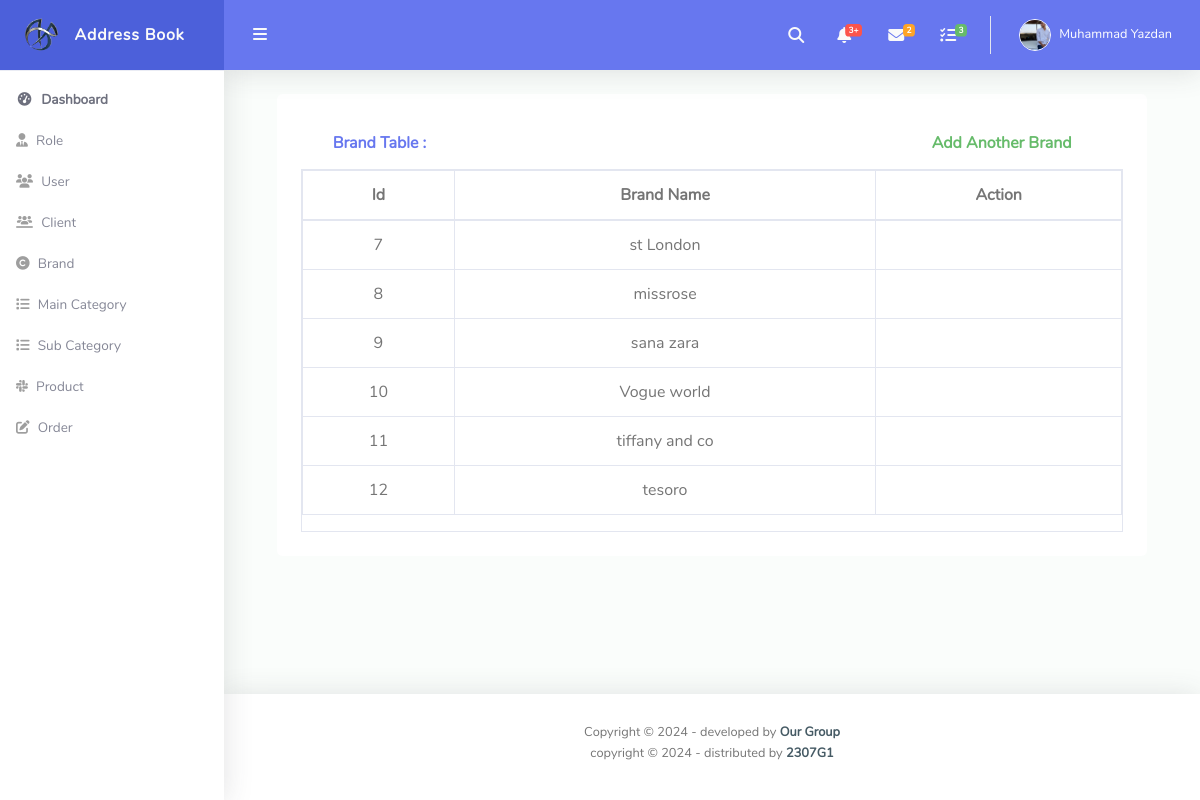
The app's page /admin/brand_show.php with its own data.
### tables this page shows
CREATE TABLE `brand` (
  `id` int(11) NOT NULL,
  `brand_name` varchar(255) NOT NULL
);

### admin/brand_show.php (the view, shortened to what this page needs)
<?php
include("./header.php");
$sql = "select * from brand";
$result = mysqli_query($con, $sql);
?>
<div id="content-wrapper" class="d-flex flex-column">
    <div id="content">
        <nav class="navbar navbar-expand navbar-light bg-navbar topbar mb-4 static-top">
            <button id="sidebarToggleTop" class="btn btn-link rounded-circle mr-3">
                <i class="fa fa-bars"></i>
            </button>
            <ul class="navbar-nav ml-auto">
                <li class="nav-item dropdown no-arrow">
                    <a class="nav-link dropdown-toggle" href="#" id="searchDropdown" role="button" data-toggle="dropdown" aria-haspopup="true" aria-expanded="false">
                        <i class="fas fa-search fa-fw"></i>
                    </a>
                </li>
                <li class="nav-item dropdown no-arrow mx-1">
                    <a class="nav-link dropdown-toggle" href="#" id="alertsDropdown" role="button" data-toggle="dropdown" aria-haspopup="true" aria-expanded="false">
                        <i class="fas fa-bell fa-fw"></i>
                        <span class="badge badge-danger badge-counter">3+</span>
                    </a>
                </li>
                <li class="nav-item dropdown no-arrow mx-1">
                    <a class="nav-link dropdown-toggle" href="#" id="messagesDropdown" role="button" data-toggle="dropdown" aria-haspopup="true" aria-expanded="false">
                        <i class="fas fa-envelope fa-fw"></i>
                        <span class="badge badge-warning badge-counter">2</span>
                    </a>
                </li>
                <li class="nav-item dropdown no-arrow mx-1">
                    <a class="nav-link dropdown-toggle" href="#" id="messagesDropdown" role="button" data-toggle="dropdown" aria-haspopup="true" aria-expanded="false">
                        <i class="fas fa-tasks fa-fw"></i>
                        <span class="badge badge-success badge-counter">3</span>
                    </a>
                </li>
                <li class="nav-item dropdown no-arrow">
                    <a class="nav-link dropdown-toggle" href="#" id="userDropdown" role="button" data-toggle="dropdown" aria-haspopup="true" aria-expanded="false">
                        <img class="img-profile rounded-circle" src="../me.png" style="max-width: 60px">
                        <span class="ml-2 d-none d-lg-inline text-white small">Muhammad Yazdan</span>
                    </a>
                </li>
            </ul>
        </nav>
        <div class="col-lg-11 mx-auto">
            <div class="bg-light rounded h-100 p-4">
                <div class="container">
                    <div class="row">
                        <div class="col-lg-9 card-header py-3 d-flex flex-row align-items-center justify-content-between">
                            <h6 class="m-0 font-weight-bold text-primary">Brand Table :</h6>
                        </div>
                        <div class="col-lg-3 card-header py-3 d-flex flex-row align-items-center justify-content-between">
                            <a href="./brand_add.php">
                                <h6 class="m-0 font-weight-bold text-success">Add Another Brand</h6>
                            </a>
                        </div>
                    </div>
                </div>
                <div class="table-responsive table-bordered text-center text-dark e1">
                    <table class="table">
                        <thead>
                            <tr>
                                <th scope="col">Id</th>
                                <th scope="col">Brand Name</th>
                                <th scope="col">Action</th>
                            </tr>
                        </thead>
                        <tbody>
                            <tr>
                                <?php
                                while ($rows = mysqli_fetch_assoc($result)) {
                                ?>
                                    <td><?php echo $rows['id'] ?></td>
                                    <td><?php echo $rows['brand_name'] ?></td>
                                    <td><a href="brand_update.php?id=<?php echo $rows['id'] ?>">
                                                </td>
                            </tr>
                        <?php  } ?>
                        </tbody>
                    </table>
                </div>
            </div>
        </div>
    </div>
    <?php
    include("./footer.php");
    ?>

### records on screen
brand: id "7", brand_name "st London"
brand: id "8", brand_name "missrose"
brand: id "9", brand_name "sana zara"
brand: id "10", brand_name "Vogue world"
brand: id "11", brand_name "tiffany and co"
brand: id "12", brand_name "tesoro"
